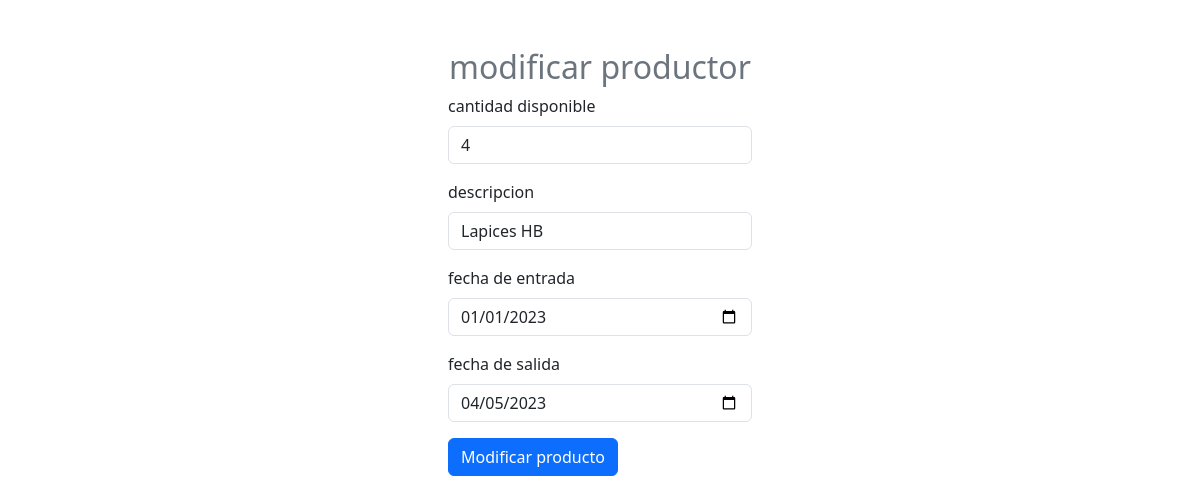
/proyecto/controlador_inventario/modificar_inventario.php?id=1, run on the app's committed database.
### tables this page shows
CREATE TABLE `inventario` (
  `id_inventario` int(15) NOT NULL,
  `cantidad_disponible` varchar(20) NOT NULL,
  `descripcion` varchar(20) NOT NULL,
  `fecha_entrada` date DEFAULT NULL,
  `fecha_salida` date DEFAULT NULL
);

### proyecto/controlador_inventario/modificar_inventario.php (the view, shortened to what this page needs)
<?php
include "..//db.php";
$id=$_GET["id"];
$sql=$conn->query("select *from inventario where id_inventario=$id");
?>
<!DOCTYPE html>
<html lang="es">
<head>
    <link href="https://cdn.jsdelivr.net/npm/bootstrap@5.3.3/dist/css/bootstrap.min.css" rel="stylesheet">
</head>
<body>
    <form class="col-4 p-5 m-auto" method="POST">
        <h2 class="text-center text-secondary">modificar productor</h2>
        <?php
        include "../controlador_inventario/modificar2_inventario.php";
        while ($datos=$sql->fetch_object()) {?>
            <div class="mb-3">
                <label for="exampleInputEmail1" class="form-label text-center">cantidad disponible</label>
                <input type="number" class="form-control" name=" cantidad" value="<?= $datos->cantidad_disponible ?>">
            </div>
            <div class="mb-3">
                <label for="exampleInputEmail1" class="form-label">descripcion</label>
                <input type="text" class="form-control" name="descripcion" value="<?= $datos->descripcion ?>">
            </div>
            <div class="mb-3">
                <label for="exampleInputEmail1" class="form-label">fecha de entrada</label>
                <input type="date" class="form-control" name=" fechaE" value="<?= $datos->fecha_entrada ?>">
            </div>
            <div class="mb-3">
                <label for="exampleInputEmail1" class="form-label">fecha de salida</label>
                <input type="date" class="form-control" name="  fechaS" value="<?= $datos->fecha_salida ?>">
            </div>
        <?php }
        ?>
            <button type="submit" class="btn btn-primary" name="btnregistro" value="ok">Modificar producto</button>
    </form>
</body>
</html>

### data on the page
inventario: cantidad_disponible "4", descripcion "Lapices HB", fecha_entrada "01/01/2023", fecha_salida "04/05/2023"
